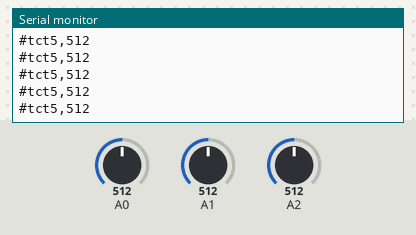
Simulated run of this sketch. Board: Arduino Uno, built with avr-gcc and run on an emulated ATmega328P. On the bench: the last lines printed to the serial monitor. The test bench sets the inputs (shaded band); at power-on: A1 = 512, A0 = 512, A2 = 512.

Above: at 1.2 s.
1.3 s: A1 set to 555
2.8 s: A1 set to 585
At 2.96 s:
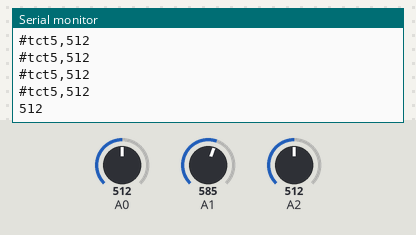
4.7 s: A1 set to 611
At 4.77 s:
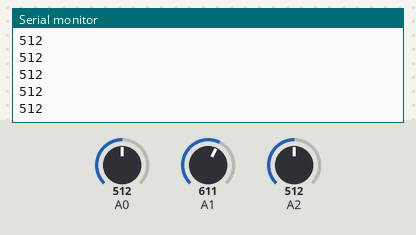
9.2 s: A1 set to 785
At 9.38 s:
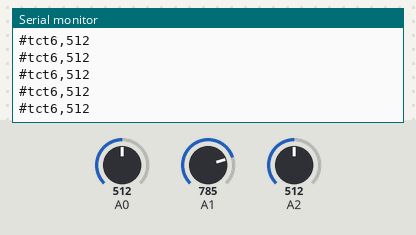
10.7 s: A1 set to 813
At 10.99 s:
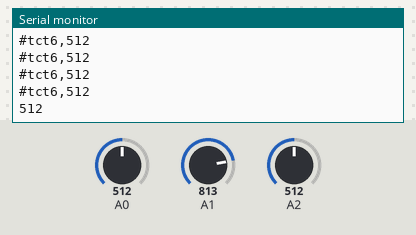

Measured:
- the behaviour switches between 569 and 570 on A1 (found by bisection; images 0 and 1)
- the behaviour switches between 799 and 800 on A1 (found by bisection; images 3 and 4)
- after the input at 2.8 s, the serial monitor: prints a new line at once (image 1)
- after the input at 10.7 s, the serial monitor: prints a new line after 0.13 s (image 4)

The sketch:

VolumeController.ino
```cpp
const int LED_PIN = 13;
int tct_val = 0;
int tggl_state = false;
int tggl_val = 0;
int vlm_val = 0;
char mes[10];

void setup() {
  // put your setup code here, to run once:
  pinMode(2, INPUT);
  pinMode(4, INPUT);
  pinMode(14, INPUT);
  //pinMode( LED_PIN, OUTPUT );
  Serial.begin(115200);
}

void loop() {
  // put your main code here, to run repeatedly:
  tggl_val = analogRead( A0 );
  tct_val = analogRead( A1 );
  vlm_val = analogRead( A2 );
  if( tggl_val > 512) {
    tggl_state = true;
  } else {
    tggl_state = false;
  }

  if( tct_val < 100 && tggl_state ) {
    Serial.write("#tct1,");

  } else if( 400 < tct_val && tct_val < 570 && tggl_state ) {
    Serial.write("#tct2,");

  } else if( (600 < tct_val && tct_val < 800) &&  tggl_state ) {
    Serial.write("#tct3,");

  }   if( tct_val < 100 && !tggl_state) {
    Serial.write("#tct4,");

  } else if( 400 < tct_val && tct_val < 570 && !tggl_state) {
    Serial.write("#tct5,");

  } else if( 600 < tct_val && tct_val < 800 && !tggl_state) {
    Serial.write("#tct6,");

  } else if ( 1000 < tct_val  ){
    Serial.write("#default,");
  }
  Serial.println(vlm_val);
  delay(200);

}
```
